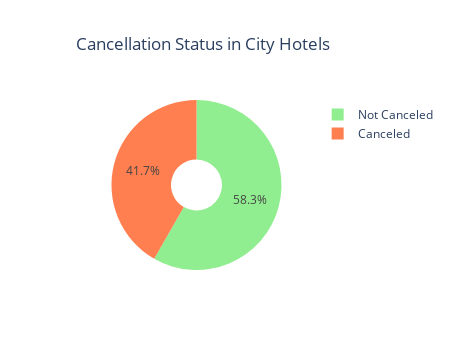

Notebook code cell kept with this figure:
### Code cell
city = city_hotel['is_canceled'].value_counts()

city = city.rename({0: "Not Canceled", 1: "Canceled"})

fig = go.Figure(data=[go.Pie(labels=city.index, values=city.values, marker_colors=['lightgreen','coral'])])
fig.update_layout(title_text='Cancellation Status in City Hotels', title_x=0.45, width=450, height=350)
fig.update_traces(hole=0.3)
fig.show()

### Figure 1 — Plotly figure (JSON) as saved in the notebook; plotly's stock layout.template omitted (floating-point values rounded to 4 significant figures)
{"data": [{"hole": 0.3, "labels": ["Not Canceled", "Canceled"], "marker": {"colors": ["lightgreen", "coral"]}, "type": "pie", "values": [46226, 33075]}], "layout": {"height": 350, "title": {"text": "Cancellation Status in City Hotels", "x": 0.45}, "width": 450}}
